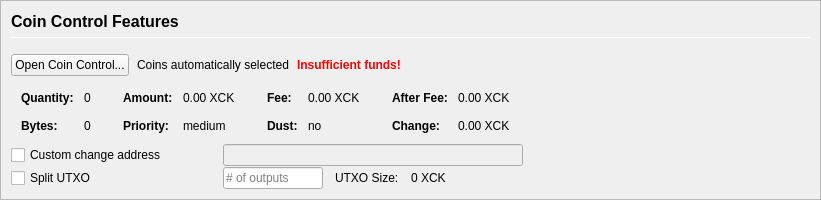
         <widget class="QFrame" name="frameCoinControl">
          <property name="sizePolicy">
           <sizepolicy hsizetype="Expanding" vsizetype="Expanding">
            <horstretch>0</horstretch>
            <verstretch>0</verstretch>
           </sizepolicy>
          </property>
          <property name="maximumSize">
           <size>
            <width>16777215</width>
            <height>16777215</height>
           </size>
          </property>
          <property name="frameShape">
           <enum>QFrame::StyledPanel</enum>
          </property>
          <property name="frameShadow">
           <enum>QFrame::Sunken</enum>
          </property>
          <layout class="QVBoxLayout" name="verticalLayoutCoinControl2">
           <property name="spacing">
            <number>0</number>
           </property>
           <property name="leftMargin">
            <number>0</number>
           </property>
           <property name="topMargin">
            <number>0</number>
           </property>
           <property name="rightMargin">
            <number>0</number>
           </property>
           <property name="bottomMargin">
            <number>0</number>
           </property>
           <item>
            <widget class="QFrame" name="frameCoinControl_BG">
             <layout class="QVBoxLayout" name="verticalLayoutCoinControl" stretch="0,0,0,0,0,0">
              <property name="spacing">
               <number>1</number>
              </property>
              <property name="leftMargin">
               <number>10</number>
              </property>
              <property name="topMargin">
               <number>10</number>
              </property>
              <item>
               <layout class="QHBoxLayout" name="horizontalLayoutCoinControl1">
                <property name="bottomMargin">
                 <number>15</number>
                </property>
                <item>
                 <layout class="QVBoxLayout" name="verticalLayout_3">
                  <property name="spacing">
                   <number>6</number>
                  </property>
                  <item>
                   <widget class="QLabel" name="labelCoinControlFeatures">
                    <property name="sizePolicy">
                     <sizepolicy hsizetype="Preferred" vsizetype="Maximum">
                      <horstretch>0</horstretch>
                      <verstretch>0</verstretch>
                     </sizepolicy>
                    </property>
                    <property name="minimumSize">
                     <size>
                      <width>0</width>
                      <height>20</height>
                     </size>
                    </property>
                    <property name="font">
                     <font>
                      <pointsize>12</pointsize>
                      <weight>75</weight>
                      <bold>true</bold>
                     </font>
                    </property>
                    <property name="styleSheet">
                     <string notr="true">font-weight:bold;</string>
                    </property>
                    <property name="text">
                     <string>Coin Control Features</string>
                    </property>
                   </widget>
                  </item>
                  <item>
                   <widget class="Line" name="line">
                    <property name="minimumSize">
                     <size>
                      <width>0</width>
                      <height>1</height>
                     </size>
                    </property>
                    <property name="maximumSize">
                     <size>
                      <width>16777215</width>
                      <height>1</height>
                     </size>
                    </property>
                    <property name="orientation">
                     <enum>Qt::Horizontal</enum>
                    </property>
                   </widget>
                  </item>
                 </layout>
                </item>
               </layout>
              </item>
              <item>
               <layout class="QHBoxLayout" name="horizontalLayoutCoinControl2" stretch="0,0,0,0">
                <property name="spacing">
                 <number>8</number>
                </property>
                <property name="bottomMargin">
                 <number>10</number>
                </property>
                <item>
                 <widget class="QPushButton" name="pushButtonCoinControl">
                  <property name="styleSheet">
                   <string notr="true"/>
                  </property>
                  <property name="text">
                   <string>Open Coin Control...</string>
                  </property>
                  <property name="autoDefault">
                   <bool>false</bool>
                  </property>
                 </widget>
                </item>
                <item>
                 <widget class="QLabel" name="labelCoinControlAutomaticallySelected">
                  <property name="text">
                   <string>Coins automatically selected</string>
                  </property>
                  <property name="margin">
                   <number>5</number>
                  </property>
                 </widget>
                </item>
                <item>
                 <widget class="QLabel" name="labelCoinControlInsuffFunds">
                  <property name="font">
                   <font>
                    <weight>75</weight>
                    <bold>true</bold>
                   </font>
                  </property>
                  <property name="styleSheet">
                   <string notr="true">color:red;font-weight:bold;</string>
                  </property>
                  <property name="text">
                   <string>Insufficient funds!</string>
                  </property>
                  <property name="margin">
                   <number>5</number>
                  </property>
                 </widget>
                </item>
                <item>
                 <spacer name="horizontalSpacerCoinControl">
                  <property name="orientation">
                   <enum>Qt::Horizontal</enum>
                  </property>
                  <property name="sizeHint" stdset="0">
                   <size>
                    <width>40</width>
                    <height>1</height>
                   </size>
                  </property>
                 </spacer>
                </item>
               </layout>
              </item>
              <item>
               <widget class="QWidget" name="widgetCoinControl" native="true">
                <property name="sizePolicy">
                 <sizepolicy hsizetype="Preferred" vsizetype="Preferred">
                  <horstretch>0</horstretch>
                  <verstretch>0</verstretch>
                 </sizepolicy>
                </property>
                <property name="minimumSize">
                 <size>
                  <width>0</width>
                  <height>0</height>
                 </size>
                </property>
                <property name="styleSheet">
                 <string notr="true"/>
                </property>
                <layout class="QHBoxLayout" name="horizontalLayoutCoinControl5">
                 <property name="leftMargin">
                  <number>0</number>
                 </property>
                 <property name="topMargin">
                  <number>0</number>
                 </property>
                 <property name="rightMargin">
                  <number>0</number>
                 </property>
                 <property name="bottomMargin">
                  <number>0</number>
                 </property>
                 <item>
                  <layout class="QHBoxLayout" name="horizontalLayoutCoinControl3" stretch="0,0,0,1">
                   <property name="spacing">
                    <number>20</number>
                   </property>
                   <property name="topMargin">
                    <number>0</number>
                   </property>
                   <property name="bottomMargin">
                    <number>10</number>
                   </property>
                   <item>
                    <layout class="QFormLayout" name="formLayoutCoinControl1">
                     <property name="horizontalSpacing">
                      <number>10</number>
                     </property>
                     <property name="verticalSpacing">
                      <number>14</number>
                     </property>
                     <property name="leftMargin">
                      <number>10</number>
                     </property>
                     <property name="topMargin">
                      <number>4</number>
                     </property>
                     <property name="rightMargin">
                      <number>6</number>
                     </property>
                     <item row="0" column="0">
                      <widget class="QLabel" name="labelCoinControlQuantityText">
                       <property name="font">
                        <font>
                         <weight>75</weight>
                         <bold>true</bold>
                        </font>
                       </property>
                       <property name="text">
                        <string>Quantity:</string>
                       </property>
                       <property name="margin">
                        <number>0</number>
                       </property>
                      </widget>
                     </item>
                     <item row="0" column="1">
                      <widget class="QLabel" name="labelCoinControlQuantity">
                       <property name="cursor">
                        <cursorShape>IBeamCursor</cursorShape>
                       </property>
                       <property name="contextMenuPolicy">
                        <enum>Qt::ActionsContextMenu</enum>
                       </property>
                       <property name="text">
                        <string notr="true">0</string>
                       </property>
                       <property name="margin">
                        <number>0</number>
                       </property>
                       <property name="textInteractionFlags">
                        <set>Qt::LinksAccessibleByMouse|Qt::TextSelectableByKeyboard|Qt::TextSelectableByMouse</set>
                       </property>
                      </widget>
                     </item>
                     <item row="1" column="0">
                      <widget class="QLabel" name="labelCoinControlBytesText">
                       <property name="font">
                        <font>
                         <weight>75</weight>
                         <bold>true</bold>
                        </font>
                       </property>
                       <property name="text">
                        <string>Bytes:</string>
                       </property>
                      </widget>
                     </item>
                     <item row="1" column="1">
                      <widget class="QLabel" name="labelCoinControlBytes">
                       <property name="cursor">
                        <cursorShape>IBeamCursor</cursorShape>
                       </property>
                       <property name="contextMenuPolicy">
                        <enum>Qt::ActionsContextMenu</enum>
                       </property>
                       <property name="text">
                        <string notr="true">0</string>
                       </property>
                       <property name="textInteractionFlags">
                        <set>Qt::LinksAccessibleByMouse|Qt::TextSelectableByKeyboard|Qt::TextSelectableByMouse</set>
                       </property>
                      </widget>
                     </item>
                    </layout>
                   </item>
                   <item>
                    <layout class="QFormLayout" name="formLayoutCoinControl2">
                     <property name="horizontalSpacing">
                      <number>10</number>
                     </property>
                     <property name="verticalSpacing">
                      <number>14</number>
                     </property>
                     <property name="leftMargin">
                      <number>6</number>
                     </property>
                     <property name="topMargin">
                      <number>4</number>
                     </property>
                     <property name="rightMargin">
                      <number>6</number>
                     </property>
                     <item row="0" column="0">
                      <widget class="QLabel" name="labelCoinControlAmountText">
                       <property name="font">
                        <font>
                         <weight>75</weight>
                         <bold>true</bold>
                        </font>
                       </property>
                       <property name="text">
                        <string>Amount:</string>
                       </property>
                       <property name="margin">
                        <number>0</number>
                       </property>
                      </widget>
                     </item>
                     <item row="0" column="1">
                      <widget class="QLabel" name="labelCoinControlAmount">
                       <property name="cursor">
                        <cursorShape>IBeamCursor</cursorShape>
                       </property>
                       <property name="contextMenuPolicy">
                        <enum>Qt::ActionsContextMenu</enum>
                       </property>
                       <property name="text">
                        <string notr="true">0.00 XCK</string>
                       </property>
                       <property name="textInteractionFlags">
                        <set>Qt::LinksAccessibleByMouse|Qt::TextSelectableByKeyboard|Qt::TextSelectableByMouse</set>
                       </property>
                      </widget>
                     </item>
                     <item row="1" column="0">
                      <widget class="QLabel" name="labelCoinControlPriorityText">
                       <property name="font">
                        <font>
                         <weight>75</weight>
                         <bold>true</bold>
                        </font>
                       </property>
                       <property name="text">
                        <string>Priority:</string>
                       </property>
                      </widget>
                     </item>
                     <item row="1" column="1">
                      <widget class="QLabel" name="labelCoinControlPriority">
                       <property name="cursor">
                        <cursorShape>IBeamCursor</cursorShape>
                       </property>
                       <property name="contextMenuPolicy">
                        <enum>Qt::ActionsContextMenu</enum>
                       </property>
                       <property name="text">
                        <string>medium</string>
                       </property>
                       <property name="textInteractionFlags">
                        <set>Qt::LinksAccessibleByMouse|Qt::TextSelectableByKeyboard|Qt::TextSelectableByMouse</set>
                       </property>
                      </widget>
                     </item>
                    </layout>
                   </item>
                   <item>
                    <layout class="QFormLayout" name="formLayoutCoinControl3">
                     <property name="horizontalSpacing">
                      <number>10</number>
                     </property>
                     <property name="verticalSpacing">
                      <number>14</number>
                     </property>
                     <property name="leftMargin">
                      <number>6</number>
                     </property>
                     <property name="topMargin">
                      <number>4</number>
                     </property>
                     <property name="rightMargin">
                      <number>6</number>
                     </property>
                     <item row="0" column="0">
                      <widget class="QLabel" name="labelCoinControlFeeText">
                       <property name="font">
                        <font>
                         <weight>75</weight>
                         <bold>true</bold>
                        </font>
                       </property>
                       <property name="text">
                        <string>Fee:</string>
                       </property>
                       <property name="margin">
                        <number>0</number>
                       </property>
                      </widget>
                     </item>
                     <item row="0" column="1">
                      <widget class="QLabel" name="labelCoinControlFee">
                       <property name="cursor">
                        <cursorShape>IBeamCursor</cursorShape>
                       </property>
                       <property name="contextMenuPolicy">
                        <enum>Qt::ActionsContextMenu</enum>
                       </property>
                       <property name="text">
                        <string notr="true">0.00 XCK</string>
                       </property>
                       <property name="textInteractionFlags">
                        <set>Qt::LinksAccessibleByMouse|Qt::TextSelectableByKeyboard|Qt::TextSelectableByMouse</set>
                       </property>
                      </widget>
                     </item>
                     <item row="1" column="0">
                      <widget class="QLabel" name="labelCoinControlLowOutputText">
                       <property name="font">
                        <font>
                         <weight>75</weight>
                         <bold>true</bold>
                        </font>
                       </property>
                       <property name="text">
                        <string>Dust:</string>
                       </property>
                      </widget>
                     </item>
                     <item row="1" column="1">
                      <widget class="QLabel" name="labelCoinControlLowOutput">
                       <property name="cursor">
                        <cursorShape>IBeamCursor</cursorShape>
                       </property>
                       <property name="contextMenuPolicy">
                        <enum>Qt::ActionsContextMenu</enum>
                       </property>
                       <property name="text">
                        <string>no</string>
                       </property>
                       <property name="textInteractionFlags">
                        <set>Qt::LinksAccessibleByMouse|Qt::TextSelectableByKeyboard|Qt::TextSelectableByMouse</set>
                       </property>
                      </widget>
                     </item>
                    </layout>
                   </item>
                   <item>
                    <layout class="QFormLayout" name="formLayoutCoinControl4">
                     <property name="horizontalSpacing">
                      <number>10</number>
                     </property>
                     <property name="verticalSpacing">
                      <number>14</number>
                     </property>
                     <property name="leftMargin">
                      <number>6</number>
                     </property>
                     <property name="topMargin">
                      <number>4</number>
                     </property>
                     <property name="rightMargin">
                      <number>6</number>
                     </property>
                     <item row="0" column="0">
                      <widget class="QLabel" name="labelCoinControlAfterFeeText">
                       <property name="font">
                        <font>
                         <weight>75</weight>
                         <bold>true</bold>
                        </font>
                       </property>
                       <property name="text">
                        <string>After Fee:</string>
                       </property>
                       <property name="margin">
                        <number>0</number>
                       </property>
                      </widget>
                     </item>
                     <item row="0" column="1">
                      <widget class="QLabel" name="labelCoinControlAfterFee">
                       <property name="cursor">
                        <cursorShape>IBeamCursor</cursorShape>
                       </property>
                       <property name="contextMenuPolicy">
                        <enum>Qt::ActionsContextMenu</enum>
                       </property>
                       <property name="text">
                        <string notr="true">0.00 XCK</string>
                       </property>
                       <property name="textInteractionFlags">
                        <set>Qt::LinksAccessibleByMouse|Qt::TextSelectableByKeyboard|Qt::TextSelectableByMouse</set>
                       </property>
                      </widget>
                     </item>
                     <item row="1" column="0">
                      <widget class="QLabel" name="labelCoinControlChangeText">
                       <property name="font">
                        <font>
                         <weight>75</weight>
                         <bold>true</bold>
                        </font>
                       </property>
                       <property name="text">
                        <string>Change:</string>
                       </property>
                      </widget>
                     </item>
                     <item row="1" column="1">
                      <widget class="QLabel" name="labelCoinControlChange">
                       <property name="cursor">
                        <cursorShape>IBeamCursor</cursorShape>
                       </property>
                       <property name="contextMenuPolicy">
                        <enum>Qt::ActionsContextMenu</enum>
                       </property>
                       <property name="text">
                        <string notr="true">0.00 XCK</string>
                       </property>
                       <property name="textInteractionFlags">
                        <set>Qt::LinksAccessibleByMouse|Qt::TextSelectableByKeyboard|Qt::TextSelectableByMouse</set>
                       </property>
                      </widget>
                     </item>
                    </layout>
                   </item>
                  </layout>
                 </item>
                </layout>
               </widget>
              </item>
              <item>
               <layout class="QHBoxLayout" name="horizontalLayoutCoinControl4">
                <property name="spacing">
                 <number>12</number>
                </property>
                <property name="sizeConstraint">
                 <enum>QLayout::SetDefaultConstraint</enum>
                </property>
                <property name="topMargin">
                 <number>0</number>
                </property>
                <property name="rightMargin">
                 <number>0</number>
                </property>
                <item>
                 <widget class="QCheckBox" name="checkBoxCoinControlChange">
                  <property name="sizePolicy">
                   <sizepolicy hsizetype="Preferred" vsizetype="Preferred">
                    <horstretch>0</horstretch>
                    <verstretch>0</verstretch>
                   </sizepolicy>
                  </property>
                  <property name="minimumSize">
                   <size>
                    <width>200</width>
                    <height>0</height>
                   </size>
                  </property>
                  <property name="maximumSize">
                   <size>
                    <width>200</width>
                    <height>16777215</height>
                   </size>
                  </property>
                  <property name="toolTip">
                   <string>If this is activated, but the change address is empty or invalid, change will be sent to a newly generated address.</string>
                  </property>
                  <property name="text">
                   <string>Custom change address</string>
                  </property>
                 </widget>
                </item>
                <item>
                 <widget class="QValidatedLineEdit" name="lineEditCoinControlChange">
                  <property name="enabled">
                   <bool>false</bool>
                  </property>
                  <property name="sizePolicy">
                   <sizepolicy hsizetype="Preferred" vsizetype="Preferred">
                    <horstretch>0</horstretch>
                    <verstretch>0</verstretch>
                   </sizepolicy>
                  </property>
                  <property name="minimumSize">
                   <size>
                    <width>300</width>
                    <height>0</height>
                   </size>
                  </property>
                 </widget>
                </item>
                <item>
                 <widget class="QLabel" name="labelCoinControlChangeLabel">
                  <property name="sizePolicy">
                   <sizepolicy hsizetype="Preferred" vsizetype="Preferred">
                    <horstretch>0</horstretch>
                    <verstretch>0</verstretch>
                   </sizepolicy>
                  </property>
                  <property name="minimumSize">
                   <size>
                    <width>100</width>
                    <height>0</height>
                   </size>
                  </property>
                  <property name="text">
                   <string/>
                  </property>
                  <property name="margin">
                   <number>3</number>
                  </property>
                 </widget>
                </item>
               </layout>
              </item>
              <item>
               <layout class="QHBoxLayout" name="horizontalLayoutCoinControl6">
                <property name="spacing">
                 <number>12</number>
                </property>
                <property name="rightMargin">
                 <number>0</number>
                </property>
                <item>
                 <widget class="QCheckBox" name="splitBlockCheckBox">
                  <property name="sizePolicy">
                   <sizepolicy hsizetype="Preferred" vsizetype="Preferred">
                    <horstretch>0</horstretch>
                    <verstretch>0</verstretch>
                   </sizepolicy>
                  </property>
                  <property name="minimumSize">
                   <size>
                    <width>200</width>
                    <height>0</height>
                   </size>
                  </property>
                  <property name="maximumSize">
                   <size>
                    <width>200</width>
                    <height>16777215</height>
                   </size>
                  </property>
                  <property name="text">
                   <string>Split UTXO</string>
                  </property>
                 </widget>
                </item>
                <item>
                 <widget class="QLineEdit" name="splitBlockLineEdit">
                  <property name="sizePolicy">
                   <sizepolicy hsizetype="Preferred" vsizetype="Preferred">
                    <horstretch>50</horstretch>
                    <verstretch>0</verstretch>
                   </sizepolicy>
                  </property>
                  <property name="minimumSize">
                   <size>
                    <width>100</width>
                    <height>0</height>
                   </size>
                  </property>
                  <property name="maximumSize">
                   <size>
                    <width>100</width>
                    <height>16777215</height>
                   </size>
                  </property>
                  <property name="placeholderText">
                   <string># of outputs</string>
                  </property>
                 </widget>
                </item>
                <item>
                 <widget class="QLabel" name="labelBlockSizeText">
                  <property name="text">
                   <string>UTXO Size:</string>
                  </property>
                 </widget>
                </item>
                <item>
                 <widget class="QLabel" name="labelBlockSize">
                  <property name="text">
                   <string>0 XCK</string>
                  </property>
                 </widget>
                </item>
                <item>
                 <spacer name="horizontalSpacer_7">
                  <property name="orientation">
                   <enum>Qt::Horizontal</enum>
                  </property>
                  <property name="sizeHint" stdset="0">
                   <size>
                    <width>40</width>
                    <height>20</height>
                   </size>
                  </property>
                 </spacer>
                </item>
               </layout>
              </item>
              <item>
               <spacer name="verticalSpacerCoinControl">
                <property name="orientation">
                 <enum>Qt::Vertical</enum>
                </property>
                <property name="sizeHint" stdset="0">
                 <size>
                  <width>800</width>
                  <height>1</height>
                 </size>
                </property>
               </spacer>
              </item>
             </layout>
            </widget>
           </item>
          </layout>
         </widget>
